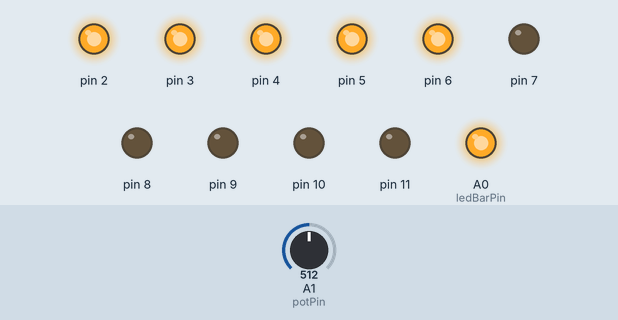
This sketch was run on a simulated Arduino Uno, built with avr-gcc and run on an emulated ATmega328P. On the bench: output pins drawn as LEDs (lit = HIGH). Inputs (shaded band) come from the test bench; at power-on: A1 (potPin) = 512.

Above: at 1.2 s.
1.3 s: A1 (potPin) set to 596
2.8 s: A1 (potPin) set to 622
At 3.1 s:
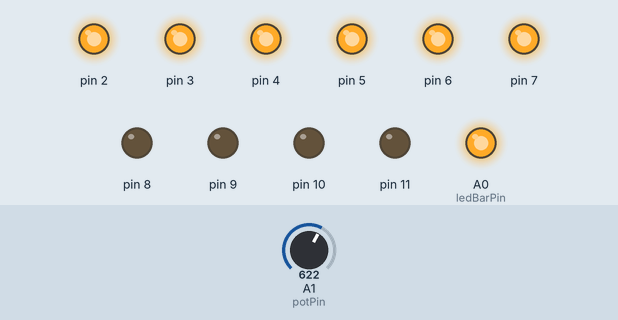
4.3 s: A1 (potPin) set to 511
At 5.4 s:
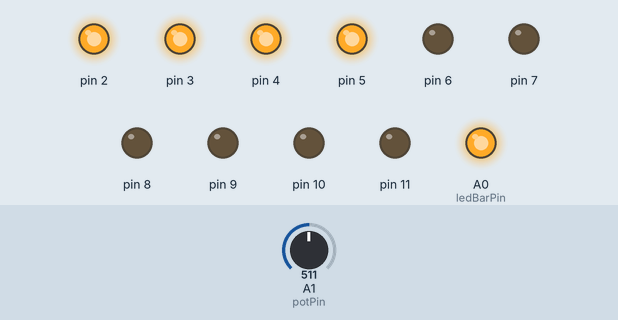
5.8 s: A1 (potPin) set to 424
7.3 s: A1 (potPin) set to 397
At 7.7 s:
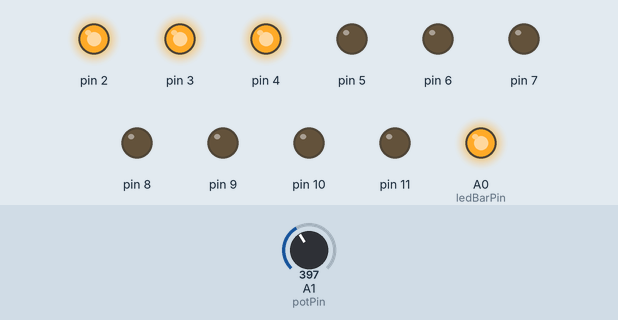
8.8 s: A1 (potPin) set to 716
At 10.0 s:
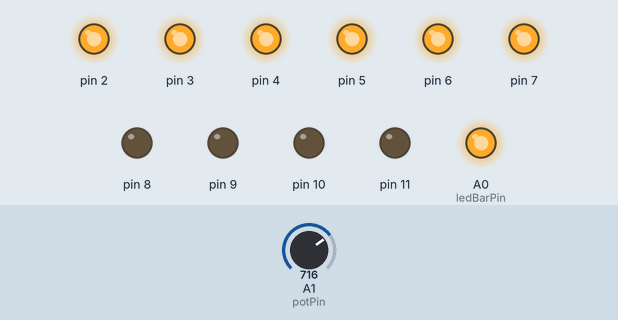
Timing chart, 0 to 11.3 s (numbered marks = the images above; inputs shaded):
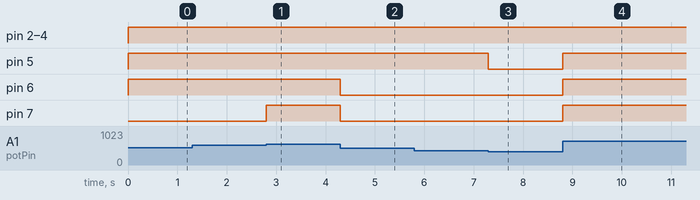

Measured:
- the behaviour switches between 613 and 614 on A1 (potPin) (found by bisection; images 0 and 1)
- the behaviour switches between 410 and 409 on A1 (potPin) (found by bisection; images 2 and 3)
- after the input at 1.3 s, every drawn part: stays the same
- after the input at 2.8 s, pin 7: LOW → HIGH at once
- after the input at 4.3 s, pin 6, pin 7: HIGH → LOW at once
- after the input at 5.8 s, every drawn part: stays the same
- after the input at 7.3 s, pin 5: HIGH → LOW at once
- after the input at 8.8 s, pin 5–7: LOW → HIGH at once

The sketch:

pot_ledbar.ino
```cpp
const int potPin = A1; // Potentiometer input pin
const int ledBarPin = A0; // Analog input for LM3914

void setup() {
  for (int i = 2; i <= 11; i++) {
    pinMode(i, OUTPUT); // Set the LED pins as outputs
  }
  analogWrite(ledBarPin, 255); // Set the bar graph to full scale
}

void loop() {
  int potValue = analogRead(potPin); // Read potentiometer value
  int ledLevel = map(potValue, 0, 1023, 0, 10);

  for (int i = 0; i < 10; i++) {
    digitalWrite(2 + i, i < ledLevel);
  }
}
```
